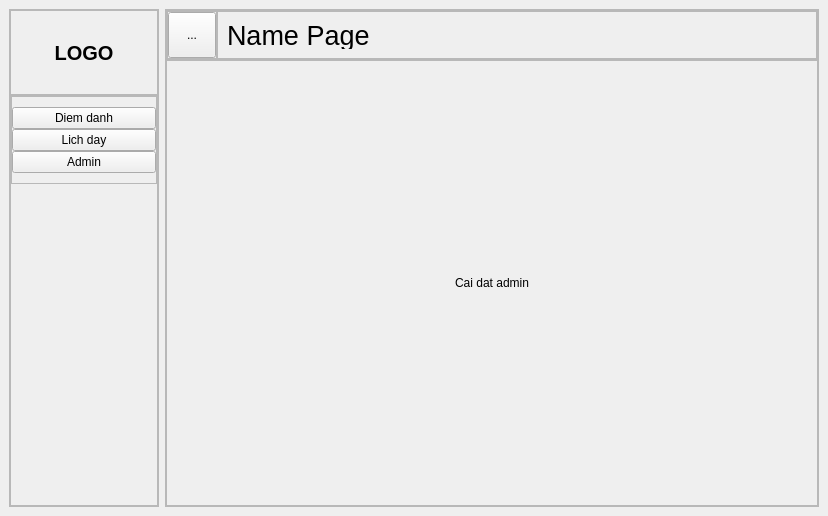
<?xml version="1.0" encoding="UTF-8"?>
<ui version="4.0">
 <class>Widget</class>
 <widget class="QWidget" name="Widget">
  <property name="geometry">
   <rect>
    <x>0</x>
    <y>0</y>
    <width>828</width>
    <height>516</height>
   </rect>
  </property>
  <property name="windowTitle">
   <string>Widget</string>
  </property>
  <layout class="QGridLayout" name="gridLayout">
   <property name="leftMargin">
    <number>0</number>
   </property>
   <property name="topMargin">
    <number>0</number>
   </property>
   <property name="rightMargin">
    <number>0</number>
   </property>
   <property name="bottomMargin">
    <number>0</number>
   </property>
   <property name="spacing">
    <number>0</number>
   </property>
   <item row="0" column="0">
    <widget class="QStackedWidget" name="stackedWidget">
     <property name="currentIndex">
      <number>1</number>
     </property>
     <widget class="QWidget" name="page_login">
      <layout class="QGridLayout" name="gridLayout_2">
       <item row="0" column="0">
        <widget class="QWidget" name="loginWidget" native="true"/>
       </item>
      </layout>
     </widget>
     <widget class="QWidget" name="page_main">
      <layout class="QHBoxLayout" name="horizontalLayout">
       <item alignment="Qt::AlignLeft">
        <widget class="QFrame" name="sideBar">
         <property name="minimumSize">
          <size>
           <width>150</width>
           <height>0</height>
          </size>
         </property>
         <property name="maximumSize">
          <size>
           <width>150</width>
           <height>16777215</height>
          </size>
         </property>
         <property name="frameShape">
          <enum>QFrame::StyledPanel</enum>
         </property>
         <property name="frameShadow">
          <enum>QFrame::Raised</enum>
         </property>
         <layout class="QVBoxLayout" name="verticalLayout_2">
          <property name="spacing">
           <number>0</number>
          </property>
          <property name="leftMargin">
           <number>0</number>
          </property>
          <property name="topMargin">
           <number>0</number>
          </property>
          <property name="rightMargin">
           <number>0</number>
          </property>
          <property name="bottomMargin">
           <number>0</number>
          </property>
          <item alignment="Qt::AlignTop">
           <widget class="QFrame" name="logo">
            <property name="minimumSize">
             <size>
              <width>0</width>
              <height>85</height>
             </size>
            </property>
            <property name="maximumSize">
             <size>
              <width>16777215</width>
              <height>85</height>
             </size>
            </property>
            <property name="frameShape">
             <enum>QFrame::StyledPanel</enum>
            </property>
            <property name="frameShadow">
             <enum>QFrame::Raised</enum>
            </property>
            <layout class="QVBoxLayout" name="verticalLayout_5">
             <property name="spacing">
              <number>0</number>
             </property>
             <property name="leftMargin">
              <number>0</number>
             </property>
             <property name="topMargin">
              <number>0</number>
             </property>
             <property name="rightMargin">
              <number>0</number>
             </property>
             <property name="bottomMargin">
              <number>0</number>
             </property>
             <item>
              <widget class="QLabel" name="label_2">
               <property name="font">
                <font>
                 <pointsize>15</pointsize>
                 <bold>true</bold>
                </font>
               </property>
               <property name="text">
                <string>LOGO</string>
               </property>
               <property name="alignment">
                <set>Qt::AlignCenter</set>
               </property>
              </widget>
             </item>
            </layout>
           </widget>
          </item>
          <item>
           <widget class="QFrame" name="buttonPage">
            <property name="sizePolicy">
             <sizepolicy hsizetype="Preferred" vsizetype="MinimumExpanding">
              <horstretch>0</horstretch>
              <verstretch>0</verstretch>
             </sizepolicy>
            </property>
            <property name="frameShape">
             <enum>QFrame::StyledPanel</enum>
            </property>
            <property name="frameShadow">
             <enum>QFrame::Raised</enum>
            </property>
            <layout class="QVBoxLayout" name="verticalLayout_3" stretch="0">
             <property name="spacing">
              <number>0</number>
             </property>
             <property name="leftMargin">
              <number>0</number>
             </property>
             <property name="topMargin">
              <number>0</number>
             </property>
             <property name="rightMargin">
              <number>0</number>
             </property>
             <property name="bottomMargin">
              <number>0</number>
             </property>
             <item alignment="Qt::AlignTop">
              <widget class="QFrame" name="frame">
               <property name="frameShape">
                <enum>QFrame::StyledPanel</enum>
               </property>
               <property name="frameShadow">
                <enum>QFrame::Raised</enum>
               </property>
               <layout class="QVBoxLayout" name="verticalLayout_4">
                <property name="spacing">
                 <number>0</number>
                </property>
                <property name="leftMargin">
                 <number>0</number>
                </property>
                <property name="topMargin">
                 <number>10</number>
                </property>
                <property name="rightMargin">
                 <number>0</number>
                </property>
                <property name="bottomMargin">
                 <number>10</number>
                </property>
                <item>
                 <widget class="QPushButton" name="bt_open_attend_check">
                  <property name="text">
                   <string>Diem danh</string>
                  </property>
                 </widget>
                </item>
                <item>
                 <widget class="QPushButton" name="bt_open_page_schedule">
                  <property name="text">
                   <string>Lich day</string>
                  </property>
                 </widget>
                </item>
                <item>
                 <widget class="QPushButton" name="bt_open_page_admin">
                  <property name="text">
                   <string>Admin</string>
                  </property>
                 </widget>
                </item>
               </layout>
              </widget>
             </item>
            </layout>
           </widget>
          </item>
         </layout>
        </widget>
       </item>
       <item>
        <widget class="QFrame" name="page_content">
         <property name="sizePolicy">
          <sizepolicy hsizetype="Expanding" vsizetype="Preferred">
           <horstretch>0</horstretch>
           <verstretch>0</verstretch>
          </sizepolicy>
         </property>
         <property name="frameShape">
          <enum>QFrame::StyledPanel</enum>
         </property>
         <property name="frameShadow">
          <enum>QFrame::Raised</enum>
         </property>
         <layout class="QVBoxLayout" name="verticalLayout">
          <property name="spacing">
           <number>0</number>
          </property>
          <property name="leftMargin">
           <number>0</number>
          </property>
          <property name="topMargin">
           <number>0</number>
          </property>
          <property name="rightMargin">
           <number>0</number>
          </property>
          <property name="bottomMargin">
           <number>0</number>
          </property>
          <item alignment="Qt::AlignTop">
           <widget class="QFrame" name="header">
            <property name="minimumSize">
             <size>
              <width>0</width>
              <height>50</height>
             </size>
            </property>
            <property name="maximumSize">
             <size>
              <width>16777215</width>
              <height>50</height>
             </size>
            </property>
            <property name="frameShape">
             <enum>QFrame::StyledPanel</enum>
            </property>
            <property name="frameShadow">
             <enum>QFrame::Raised</enum>
            </property>
            <layout class="QHBoxLayout" name="horizontalLayout_2">
             <property name="spacing">
              <number>0</number>
             </property>
             <property name="leftMargin">
              <number>0</number>
             </property>
             <property name="topMargin">
              <number>0</number>
             </property>
             <property name="rightMargin">
              <number>0</number>
             </property>
             <property name="bottomMargin">
              <number>0</number>
             </property>
             <item alignment="Qt::AlignLeft">
              <widget class="QFrame" name="frame_3">
               <property name="minimumSize">
                <size>
                 <width>50</width>
                 <height>0</height>
                </size>
               </property>
               <property name="maximumSize">
                <size>
                 <width>50</width>
                 <height>16777215</height>
                </size>
               </property>
               <property name="frameShape">
                <enum>QFrame::StyledPanel</enum>
               </property>
               <property name="frameShadow">
                <enum>QFrame::Raised</enum>
               </property>
               <layout class="QHBoxLayout" name="horizontalLayout_3">
                <property name="leftMargin">
                 <number>0</number>
                </property>
                <property name="topMargin">
                 <number>0</number>
                </property>
                <property name="rightMargin">
                 <number>0</number>
                </property>
                <property name="bottomMargin">
                 <number>0</number>
                </property>
                <item>
                 <widget class="QToolButton" name="bt_sideBar">
                  <property name="sizePolicy">
                   <sizepolicy hsizetype="Expanding" vsizetype="Expanding">
                    <horstretch>0</horstretch>
                    <verstretch>0</verstretch>
                   </sizepolicy>
                  </property>
                  <property name="text">
                   <string>...</string>
                  </property>
                 </widget>
                </item>
               </layout>
              </widget>
             </item>
             <item>
              <widget class="QFrame" name="frame_2">
               <property name="sizePolicy">
                <sizepolicy hsizetype="Expanding" vsizetype="Preferred">
                 <horstretch>0</horstretch>
                 <verstretch>0</verstretch>
                </sizepolicy>
               </property>
               <property name="frameShape">
                <enum>QFrame::StyledPanel</enum>
               </property>
               <property name="frameShadow">
                <enum>QFrame::Raised</enum>
               </property>
               <layout class="QHBoxLayout" name="horizontalLayout_4">
                <item>
                 <widget class="QLabel" name="label">
                  <property name="font">
                   <font>
                    <pointsize>20</pointsize>
                   </font>
                  </property>
                  <property name="text">
                   <string>Name Page</string>
                  </property>
                 </widget>
                </item>
               </layout>
              </widget>
             </item>
            </layout>
           </widget>
          </item>
          <item>
           <widget class="QStackedWidget" name="body">
            <property name="sizePolicy">
             <sizepolicy hsizetype="Preferred" vsizetype="Expanding">
              <horstretch>0</horstretch>
              <verstretch>0</verstretch>
             </sizepolicy>
            </property>
            <property name="frameShape">
             <enum>QFrame::StyledPanel</enum>
            </property>
            <property name="frameShadow">
             <enum>QFrame::Raised</enum>
            </property>
            <property name="currentIndex">
             <number>2</number>
            </property>
            <widget class="QWidget" name="page_attend_check">
             <layout class="QGridLayout" name="gridLayout_3">
              <item row="0" column="0">
               <widget class="QLabel" name="label_3">
                <property name="text">
                 <string>Diem danh</string>
                </property>
                <property name="alignment">
                 <set>Qt::AlignCenter</set>
                </property>
               </widget>
              </item>
             </layout>
            </widget>
            <widget class="QWidget" name="page_lich_day">
             <layout class="QGridLayout" name="gridLayout_4">
              <item row="0" column="0">
               <widget class="QLabel" name="label_4">
                <property name="text">
                 <string>Lich day</string>
                </property>
                <property name="alignment">
                 <set>Qt::AlignCenter</set>
                </property>
               </widget>
              </item>
             </layout>
            </widget>
            <widget class="QWidget" name="page_admin">
             <layout class="QGridLayout" name="gridLayout_5">
              <item row="0" column="0">
               <widget class="QLabel" name="label_5">
                <property name="text">
                 <string>Cai dat admin</string>
                </property>
                <property name="alignment">
                 <set>Qt::AlignCenter</set>
                </property>
               </widget>
              </item>
             </layout>
            </widget>
           </widget>
          </item>
         </layout>
        </widget>
       </item>
      </layout>
     </widget>
    </widget>
   </item>
  </layout>
 </widget>
 <resources/>
 <connections/>
</ui>
